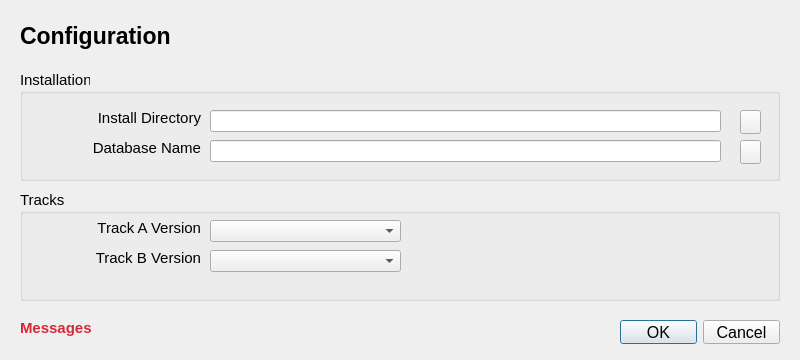
<?xml version="1.0" encoding="UTF-8"?>
<ui version="4.0">
 <class>ConfigurationFrame</class>
 <widget class="QFrame" name="ConfigurationFrame">
  <property name="geometry">
   <rect>
    <x>0</x>
    <y>0</y>
    <width>800</width>
    <height>360</height>
   </rect>
  </property>
  <property name="font">
   <font>
    <family>Segoe UI</family>
    <pointsize>12</pointsize>
    <bold>true</bold>
   </font>
  </property>
  <property name="windowTitle">
   <string>Frame</string>
  </property>
  <widget class="QGroupBox" name="InstallationBox">
   <property name="geometry">
    <rect>
     <x>20</x>
     <y>70</y>
     <width>760</width>
     <height>111</height>
    </rect>
   </property>
   <property name="font">
    <font>
     <family>Segoe UI</family>
     <pointsize>11</pointsize>
     <bold>false</bold>
    </font>
   </property>
   <property name="title">
    <string>Installation</string>
   </property>
   <widget class="QLabel" name="label">
    <property name="geometry">
     <rect>
      <x>50</x>
      <y>40</y>
      <width>131</width>
      <height>16</height>
     </rect>
    </property>
    <property name="font">
     <font>
      <family>Segoe UI</family>
      <pointsize>11</pointsize>
      <bold>false</bold>
     </font>
    </property>
    <property name="text">
     <string>Install Directory</string>
    </property>
    <property name="alignment">
     <set>Qt::AlignRight|Qt::AlignTrailing|Qt::AlignVCenter</set>
    </property>
   </widget>
   <widget class="QLabel" name="label_2">
    <property name="geometry">
     <rect>
      <x>50</x>
      <y>70</y>
      <width>131</width>
      <height>16</height>
     </rect>
    </property>
    <property name="font">
     <font>
      <family>Segoe UI</family>
      <pointsize>11</pointsize>
      <bold>false</bold>
     </font>
    </property>
    <property name="text">
     <string>Database Name</string>
    </property>
    <property name="alignment">
     <set>Qt::AlignRight|Qt::AlignTrailing|Qt::AlignVCenter</set>
    </property>
   </widget>
   <widget class="QLineEdit" name="InstallFilenameEdit">
    <property name="geometry">
     <rect>
      <x>190</x>
      <y>40</y>
      <width>511</width>
      <height>22</height>
     </rect>
    </property>
   </widget>
   <widget class="QPushButton" name="InsstallFilenameBrowseButton">
    <property name="geometry">
     <rect>
      <x>720</x>
      <y>40</y>
      <width>21</width>
      <height>24</height>
     </rect>
    </property>
    <property name="text">
     <string/>
    </property>
   </widget>
   <widget class="QLineEdit" name="DatabaseNameEdit">
    <property name="geometry">
     <rect>
      <x>190</x>
      <y>70</y>
      <width>511</width>
      <height>22</height>
     </rect>
    </property>
   </widget>
   <widget class="QPushButton" name="InsstallFilenameBrowseButton_2">
    <property name="geometry">
     <rect>
      <x>720</x>
      <y>70</y>
      <width>21</width>
      <height>24</height>
     </rect>
    </property>
    <property name="text">
     <string/>
    </property>
   </widget>
  </widget>
  <widget class="QGroupBox" name="groupBox">
   <property name="geometry">
    <rect>
     <x>20</x>
     <y>190</y>
     <width>760</width>
     <height>111</height>
    </rect>
   </property>
   <property name="font">
    <font>
     <family>Segoe UI</family>
     <pointsize>11</pointsize>
     <bold>false</bold>
    </font>
   </property>
   <property name="title">
    <string>Tracks</string>
   </property>
   <widget class="QLabel" name="label_3">
    <property name="geometry">
     <rect>
      <x>50</x>
      <y>30</y>
      <width>131</width>
      <height>16</height>
     </rect>
    </property>
    <property name="font">
     <font>
      <family>Segoe UI</family>
      <pointsize>11</pointsize>
      <bold>false</bold>
     </font>
    </property>
    <property name="text">
     <string>Track A Version</string>
    </property>
    <property name="alignment">
     <set>Qt::AlignRight|Qt::AlignTrailing|Qt::AlignVCenter</set>
    </property>
   </widget>
   <widget class="QLabel" name="label_4">
    <property name="geometry">
     <rect>
      <x>50</x>
      <y>60</y>
      <width>131</width>
      <height>16</height>
     </rect>
    </property>
    <property name="font">
     <font>
      <family>Segoe UI</family>
      <pointsize>11</pointsize>
      <bold>false</bold>
     </font>
    </property>
    <property name="text">
     <string>Track B Version</string>
    </property>
    <property name="alignment">
     <set>Qt::AlignRight|Qt::AlignTrailing|Qt::AlignVCenter</set>
    </property>
   </widget>
   <widget class="QComboBox" name="TrackASelection">
    <property name="geometry">
     <rect>
      <x>190</x>
      <y>30</y>
      <width>191</width>
      <height>22</height>
     </rect>
    </property>
   </widget>
   <widget class="QComboBox" name="TrackBSelection">
    <property name="geometry">
     <rect>
      <x>190</x>
      <y>60</y>
      <width>191</width>
      <height>22</height>
     </rect>
    </property>
   </widget>
  </widget>
  <widget class="QDialogButtonBox" name="buttonBox">
   <property name="geometry">
    <rect>
     <x>620</x>
     <y>320</y>
     <width>160</width>
     <height>24</height>
    </rect>
   </property>
   <property name="font">
    <font>
     <family>Segoe UI</family>
     <pointsize>12</pointsize>
     <bold>false</bold>
    </font>
   </property>
   <property name="standardButtons">
    <set>QDialogButtonBox::Cancel|QDialogButtonBox::Ok</set>
   </property>
  </widget>
  <widget class="QLabel" name="HeaderLabel">
   <property name="geometry">
    <rect>
     <x>20</x>
     <y>20</y>
     <width>751</width>
     <height>31</height>
    </rect>
   </property>
   <property name="font">
    <font>
     <family>Segoe UI</family>
     <pointsize>17</pointsize>
     <bold>true</bold>
    </font>
   </property>
   <property name="text">
    <string>Configuration</string>
   </property>
  </widget>
  <widget class="QLabel" name="MessageArea">
   <property name="geometry">
    <rect>
     <x>20</x>
     <y>320</y>
     <width>571</width>
     <height>16</height>
    </rect>
   </property>
   <property name="palette">
    <palette>
     <active>
      <colorrole role="WindowText">
       <brush brushstyle="SolidPattern">
        <color alpha="255">
         <red>212</red>
         <green>43</green>
         <blue>54</blue>
        </color>
       </brush>
      </colorrole>
     </active>
     <inactive>
      <colorrole role="WindowText">
       <brush brushstyle="SolidPattern">
        <color alpha="255">
         <red>212</red>
         <green>43</green>
         <blue>54</blue>
        </color>
       </brush>
      </colorrole>
     </inactive>
     <disabled/>
    </palette>
   </property>
   <property name="font">
    <font>
     <family>Segoe UI</family>
     <pointsize>11</pointsize>
     <bold>true</bold>
    </font>
   </property>
   <property name="text">
    <string>Messages</string>
   </property>
  </widget>
 </widget>
 <resources/>
 <connections/>
</ui>
